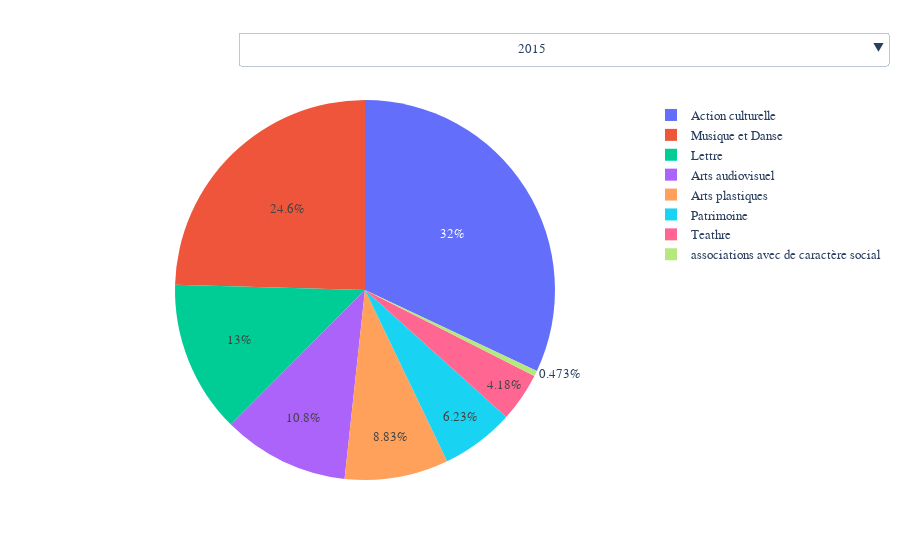

Notebook code for this chart:
### Code cell
df3=pd.read_csv('subventions-cadre-financement-public-associations-2016-secteur.csv')

df4=pd.read_csv('subventionsdeassociations20151.csv')
df5=df4.groupby('Secteur_f').sum()




df6=df3.groupby('Secteur').sum()



data_pie=[go.Pie(name='2015',
                 labels=df4['Secteur_f'], values=df4['subvention_2014'],
           visible=True,
           ),
          
         go.Pie(name='2016',
           visible=False,
                labels=df6.index, values=df6['Subvention']),]
list_updatemenus=[
        {'args':[{"visible":[True,False]}],
         'label':"                                                                                         2015                                                                                                         ",
         'method':"update"},
    
        {'args':[{"visible":[False,True,]}],
         'label':"                                                                                         2016",
         'method':"update"},]
layout_pie=go.Layout(updatemenus=list([dict(buttons= list_updatemenus,x=1.45,
                                             y=1.18)]),
                                             
                                             title_text="",
                                             template='plotly_white',
                                             font=dict(
                                            family=" Gravitas One, cursive",
                                            size=13))

#defining figure and plotting
sub_club_an = go.Figure(data_pie,layout_pie)
sub_club_an.show()

### Figure 1 — Plotly figure (JSON) as saved in the notebook; plotly's stock layout.template omitted (floating-point values rounded to 4 significant figures)
{"data": [{"labels": ["Lettre", "Lettre", "Lettre", "Lettre", "Lettre", "Lettre", "Lettre", "Musique et Danse", "Musique et Danse", "Musique et Danse", "Musique et Danse", "Musique et Danse", "Musique et Danse", "Musique et Danse", "Musique et Danse", "Arts audiovisuel", "Arts audiovisuel", "Arts audiovisuel", "Arts audiovisuel", "Arts audiovisuel", "Arts plastiques", "Arts plastiques", "Action culturelle", "Action culturelle", "Action culturelle", "Action culturelle", "Action culturelle", "Action culturelle", "associations avec de caractère social", "Lettre", "Teathre", "Patrimoine", "Action culturelle", "Teathre", "Teathre", "Teathre", "Teathre", "Action culturelle", "Action culturelle", "Action culturelle", "Action culturelle", "Teathre", "Arts audiovisuel", "Arts plastiques", "Patrimoine", "Action culturelle", "Lettre", "Musique et Danse", "Teathre", "Teathre", "Arts plastiques", "Patrimoine", "Teathre", "Action culturelle", "Action culturelle", "Patrimoine", "Action culturelle", "Action culturelle", "Action culturelle", "Patrimoine", "Patrimoine", "Action culturelle", "Arts audiovisuel", "Action culturelle", "Action culturelle", "Musique et Danse", "Arts plastiques", "Patrimoine", "Musique et Danse", "Lettre", "Arts plastiques", "Arts plastiques", "Patrimoine", "Action culturelle", "Action culturelle", "Musique et Danse", "Action culturelle", "Action culturelle", "Action culturelle", "Lettre", "Lettre", "Arts plastiques", "Patrimoine", "Action culturelle", "Action culturelle", "Action culturelle", "Lettre", "Lettre", "Arts audiovisuel", "Action culturelle", "Action culturelle", "Action culturelle", "Action culturelle", "Lettre", "Patrimoine", "Patrimoine", "Patrimoine", "Action culturelle", "Action culturelle", "Teathre", "Arts plastiques", "Arts plastiques", "Patrimoine", "Action culturelle", "Action culturelle"], "name": "2015", "type": "pie", "values": [1000, 3000, 1500, 2500, 6000, 10000, 94000, 3000, 3000, 20000, 25000, 120000, 3000, 5000, 2000, 13000, 8000, 23000, 50000, 5000, 15000, 20000, 2500, 15000, 2000, 2000, 3000, 3000, 6000, 3000, 2000, 7000, 2000, 3000, 2000, 1000, 1500, 3000, 3000, 3000, 10000, 10000, 2500, 4500, 2000, 10000, 4000, 4000, 3000, 20000, 10000, 5000, 7000, 2000, 80000, 4000, 3000, 10000, 3000, 7000, 3000, 8000, 10000, 3000, 82000, 6500, 5000, 12000, 95000, 10000, 6000, 45000, 10000, 10000, 3000, 25000, 4000, 5000, 28000, 4500, 3000, 1500, 3000, 5000, 4000, 4000, 5000, 12000, 25000, 5000, 40000, 3000, 20000, 5000, 5000, 5000, 12000, 3000, 15000, 3500, 2000, 3000, 4000, 4000, 3500], "visible": true}, {"labels": ["Action Culturelle", "Arts audio-visuels", "Arts plastiques", "Arts scéniques", "Autres", "Lettres", "Manifestations et Festivals culturels", "Musique ", "Patrimoine"], "name": "2016", "type": "pie", "values": [64, 195, 116.3, 117.5, 16, 144.5, 560.2, 242.5, 81.5], "visible": false}], "layout": {"font": {"family": " Gravitas One, cursive", "size": 13}, "title": {"text": ""}, "updatemenus": [{"buttons": [{"args": [{"visible": [true, false]}], "label": "                                                                                         2015                                                                                                         ", "method": "update"}, {"args": [{"visible": [false, true]}], "label": "                                                                                         2016", "method": "update"}], "x": 1.45, "y": 1.18}]}}
